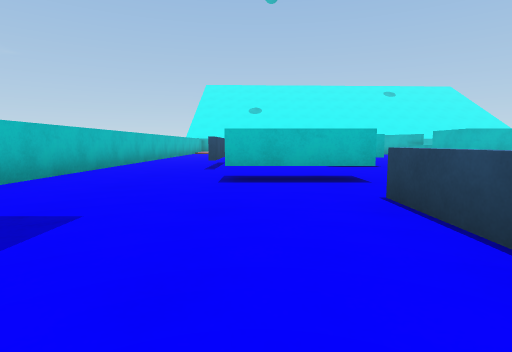
[1] (above)

18 first-person views from a walk through a Unity game level. The camera is 0.55 m above the floor, tilts 6° down and sees 80° across. The floor is counted in squares, 1 m on a side. Each view is taken from the middle of a square. On the plan, view 1 faces up. The plan holds only what a view shows up to about 9 squares ahead; the rest is blank. The place goes on beyond the plan. The player is left out.

[2]
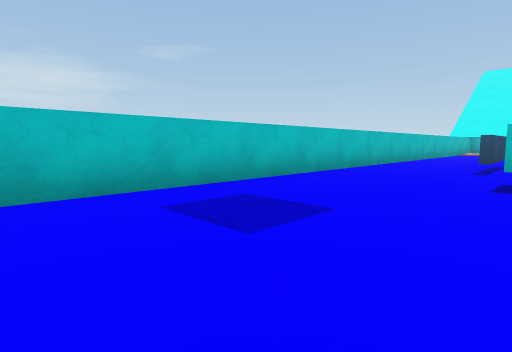

[3]
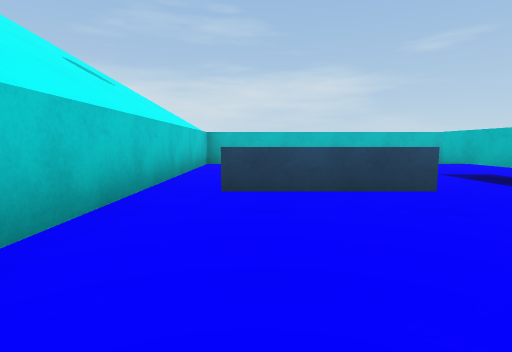

[4]
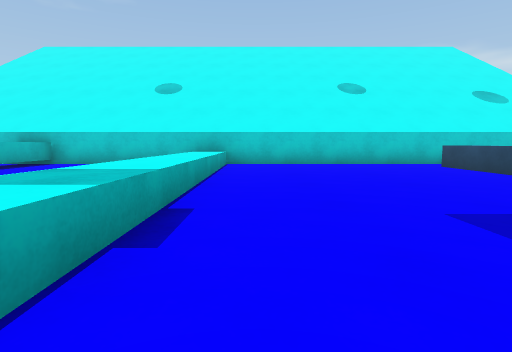

[5]
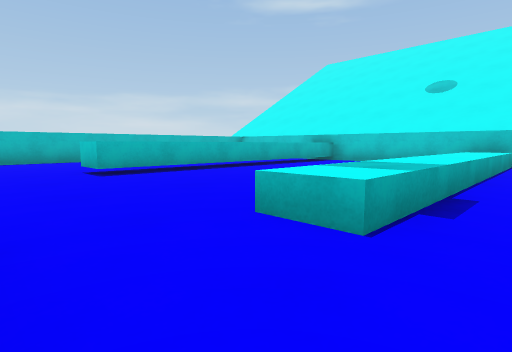

[6]
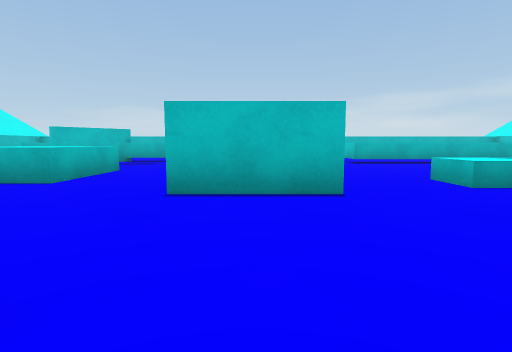

[7]
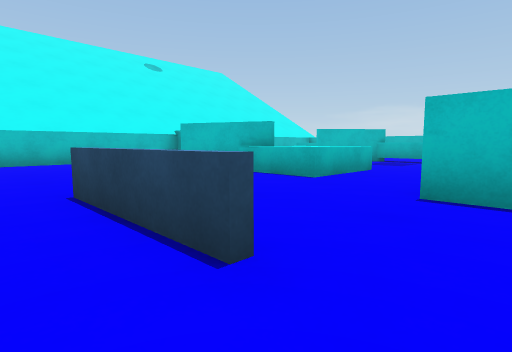

[8]
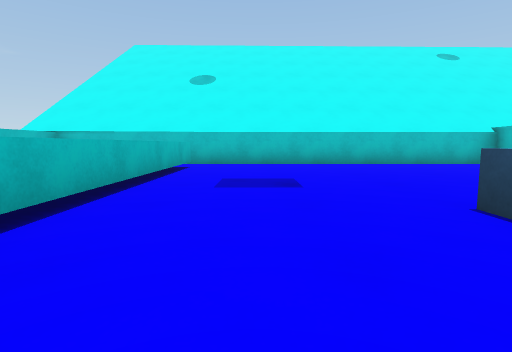

[9]
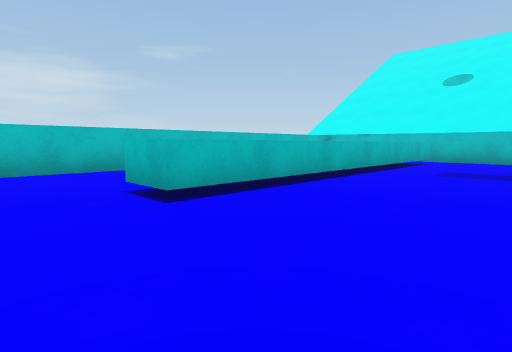

[10]
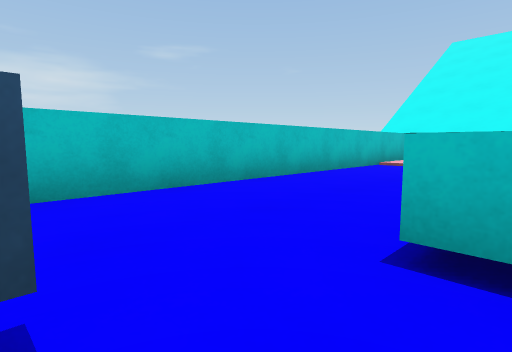

[11]
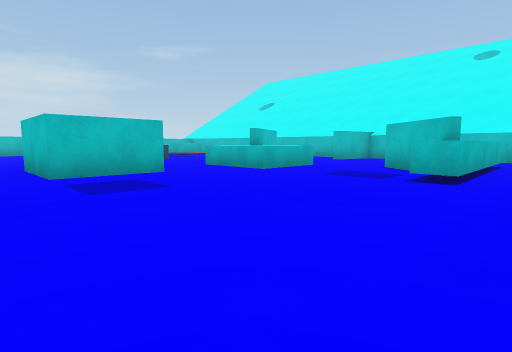

[12]
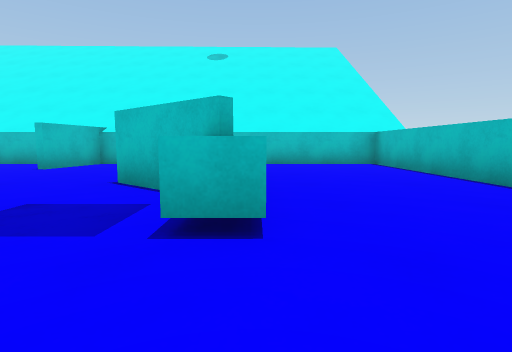

[13]
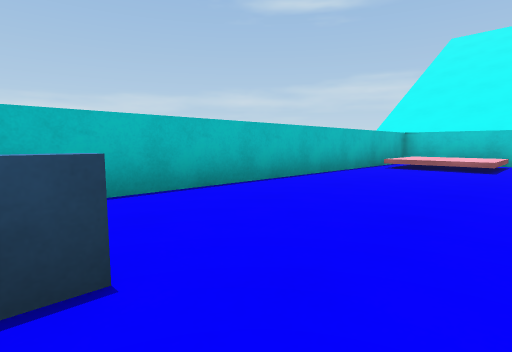

[14]
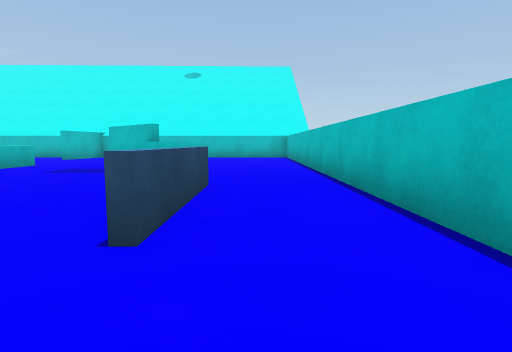

[15]
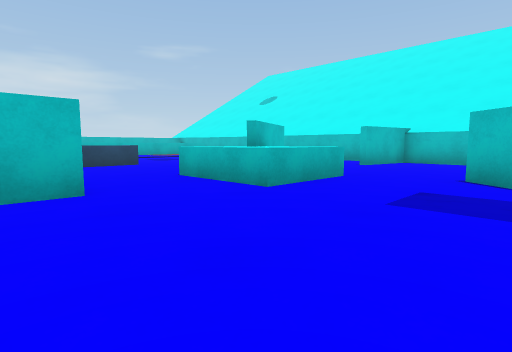

[16]
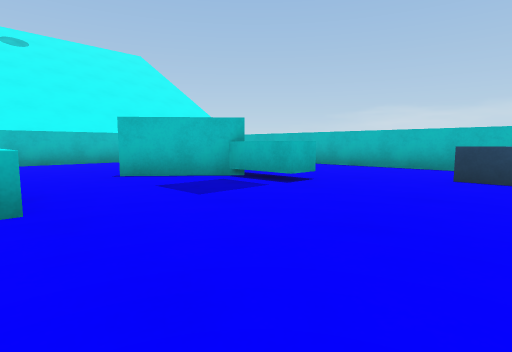

[17]
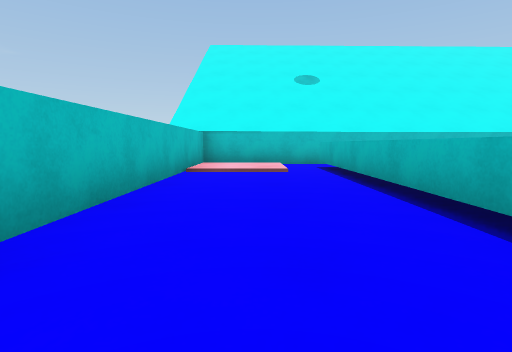

[18]
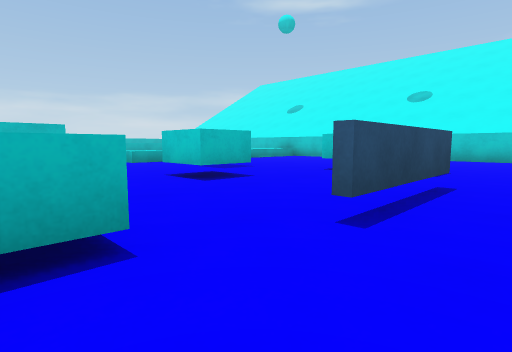

### Floor plan
Key: @ floor where view 1 was taken; # wall or solid block; . main floor; : floor 0.05 m higher than the main floor; / step, stairs or slope; = window, fence, low wall or low ledge; ^ raised ledge; B cyan block; T thing the floor can be seen under or through.
Columns run from 4 left of view 1 to 17 right of it. Each row starts with its distance up from view 1.
 20 ######################
 19 #//..........#.......#
 18 #::.^........#.......#
 17 #//.^............^...#
 16 #...^......#.....^...#
 15 #...^......#BB..#^...#
 14 #...^......BBB...#...#
 13 #...^...=..BBB...^...#
 12 #...^...=............#
 11 #...^...=..BB.....=..#
 10 #..........BB.....=..#
  9 #..#.......BB.....=..#
  8 #..#..BB.............#
  7 #..#.......^....^....#
  6 #..........^....^....#
  5 #...TT.....^. ..^....#
  4 #..........^.  .^....#
  3 #....=.....^.  .^....#
  2 #....=.....^.  .^ ^^^
  1 #....=.....^.  .^ ^^^
  0 #...@......^   .^.^^#
 -1 ##################

Positions as (right, up) in squares from view 1, and headings:
1: (0, 0), facing up
2: (0, 0), facing up-left
3: (5, 1), facing left
4: (6, 8), facing down
5: (6, 9), facing down-right
6: (3, 10), facing right
7: (3, 10), facing up-right
8: (2, 11), facing up
9: (3, 9), facing up-left
10: (0, 9), facing up-left
11: (14, 8), facing up-left
12: (13, 11), facing up
13: (13, 9), facing down-right
14: (15, 7), facing up
15: (12, 10), facing up-left
16: (9, 10), facing up-right
17: (-2, 11), facing up
18: (-2, 11), facing down-right
